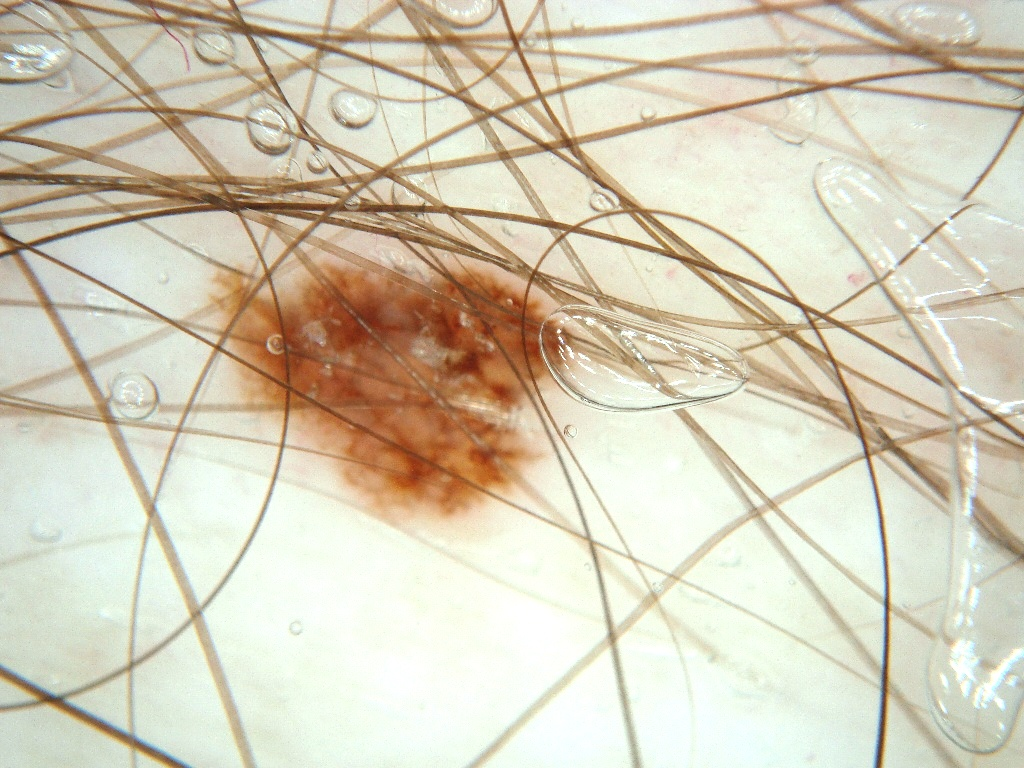
#> input picture Assignments/ML/AddTest/SLA_049.jpg, 1024 x 768 px
$ jupyter execute report.ipynb   (older library calls are emulated)
#> lines starting #> are read from the running program, lines starting #| are printed output that depends on the picture; after the words box and inside, x2 and y2 are one past the last pixel; in counts of white or black regions, pixels touching at a corner belong together
[cell 1]
import numpy as np
import cv2
import pandas as pd

import pickle
from matplotlib import pyplot as plt
import os

from skimage.filters import roberts,sobel,scharr, prewitt
from scipy import ndimage as nd

[cell 2]
img=cv2.imread("AddTest/SLA_049.jpg",0)
#> img: shape (768, 1024); min 27, max 255, mean 205.8
plt.imshow(img,cmap="gray"), plt.xticks([]), plt.yticks([])
plt.show()

[cell 3]
mask=cv2.imread("AddTestGT/SLA_GT_049.png")
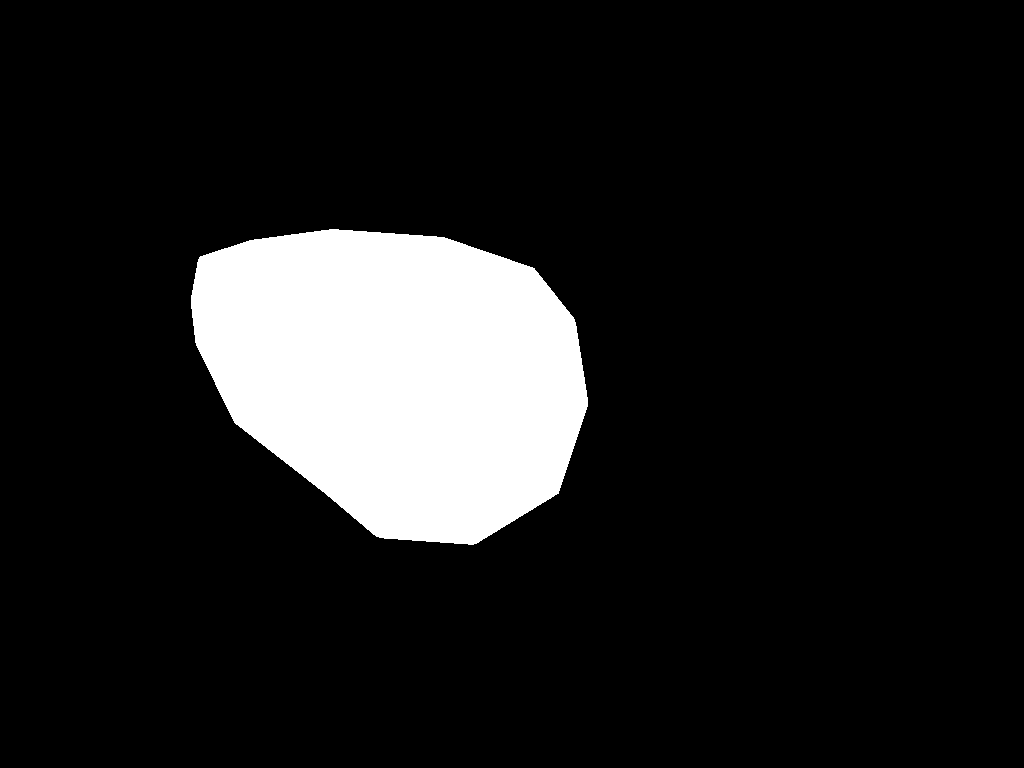
#> input picture Assignments/ML/AddTestGT/SLA_GT_049.png, 1024 x 768 px
#> mask is the input picture: shape (768, 1024, 3); 12% white; 1 white region, box (x1, y1, x2, y2) and area: (191, 229, 588, 545) 94752
plt.imshow(mask), plt.xticks([]), plt.yticks([])
plt.show()

[cell 4]
kernel = cv2.getGaborKernel((9,9),3,1/2. *np.pi,np.pi/4,0.1,0,ktype=cv2.CV_32F)
gabor=cv2.filter2D(img,cv2.CV_8UC3,kernel)
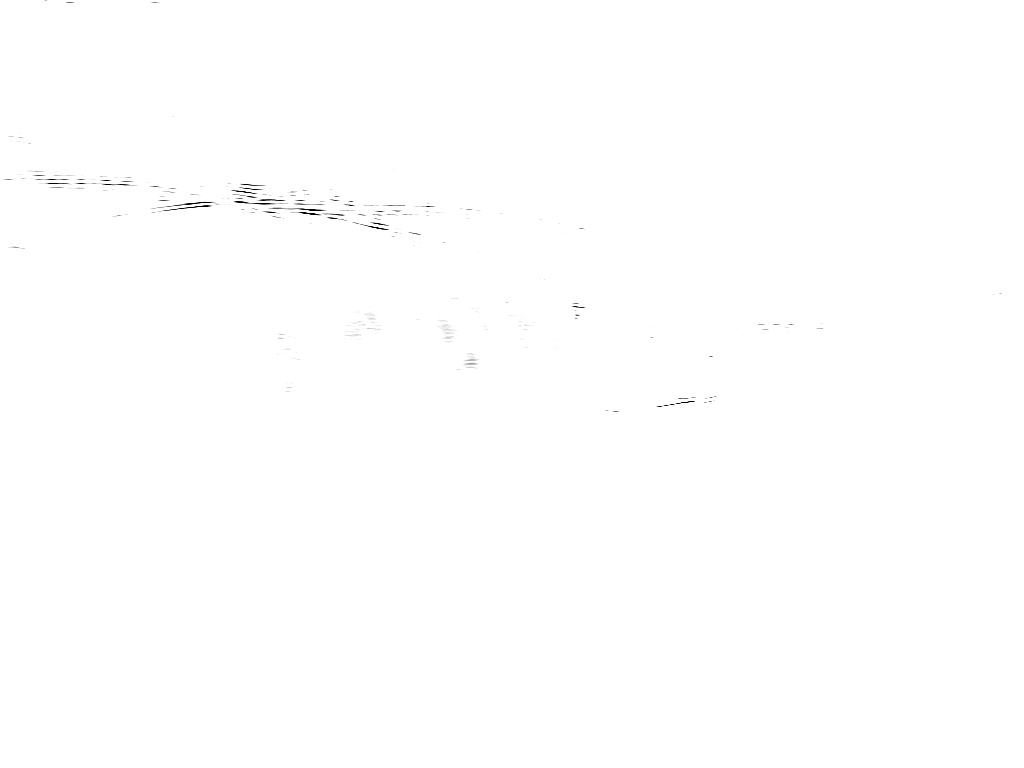
#> gabor: shape (768, 1024); min 0, max 255, mean 254.7
plt.imshow(gabor,cmap="gray"), plt.xticks([]), plt.yticks([])
plt.show()

[cell 5]
canny=cv2.Canny(img,100,200)
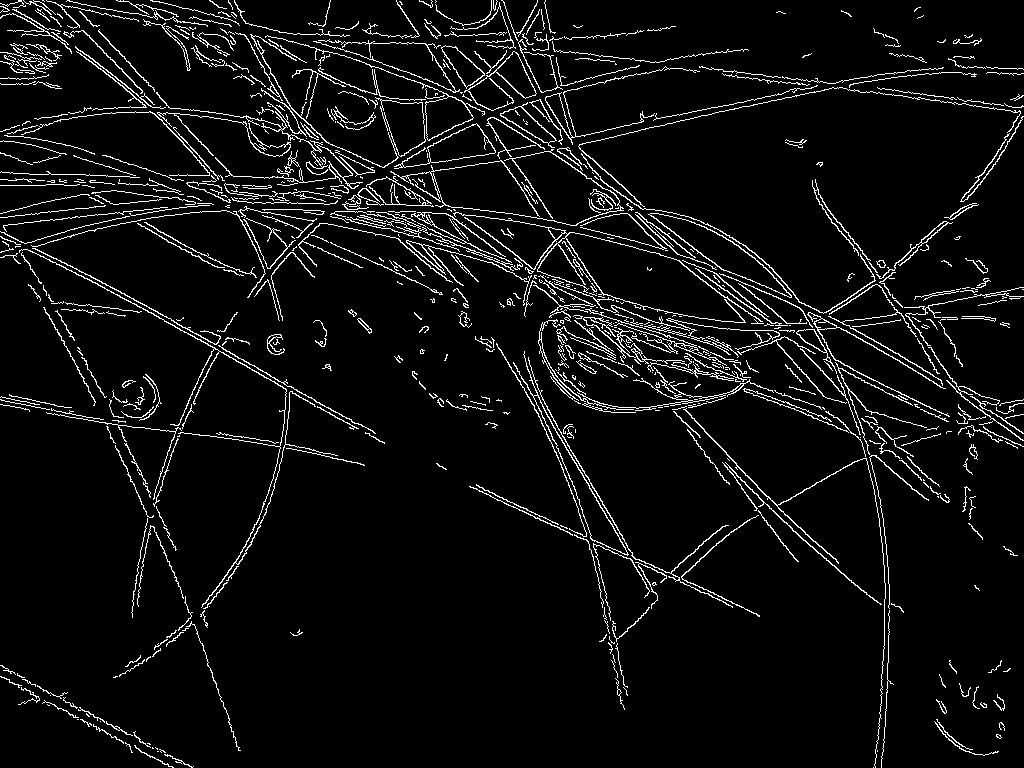
#> canny: shape (768, 1024); 5.8% white in thin lines or dots
plt.imshow(canny,cmap="gray"), plt.xticks([]), plt.yticks([])
plt.show()

[cell 6]
rob=roberts(img)
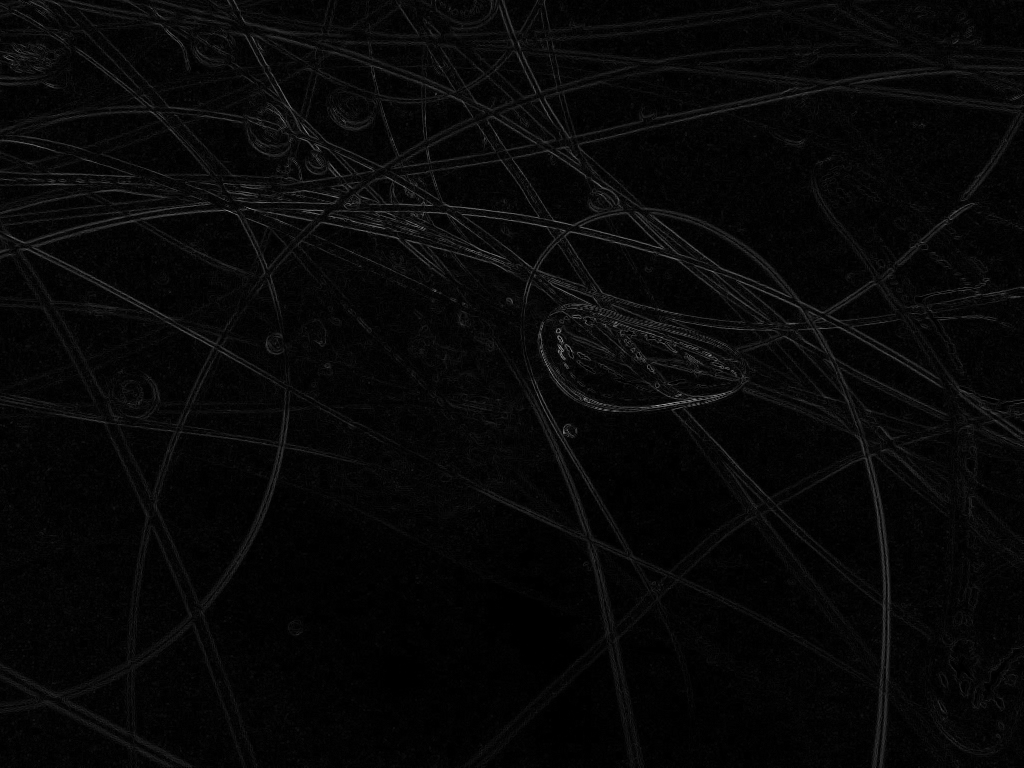
#> rob: shape (768, 1024) float64; min 0, max 0.621, mean 0.0294
plt.imshow(rob,cmap="gray"), plt.xticks([]), plt.yticks([])
plt.show()

[cell 7]
sob=sobel(img)
plt.imshow(sob,cmap="gray"), plt.xticks([]), plt.yticks([])
plt.show()

[cell 8]
sch=scharr(img)
plt.imshow(sch,cmap="gray"), plt.xticks([]), plt.yticks([])
plt.show()

[cell 9]
pre=prewitt(img)
plt.imshow(pre,cmap="gray"), plt.xticks([]), plt.yticks([])
plt.show()

[cell 10]
g3=nd.gaussian_filter(img,sigma=3)
plt.imshow(g3,cmap="gray"), plt.xticks([]), plt.yticks([])
plt.show()

[cell 11]
g7=nd.gaussian_filter(img,sigma=7)
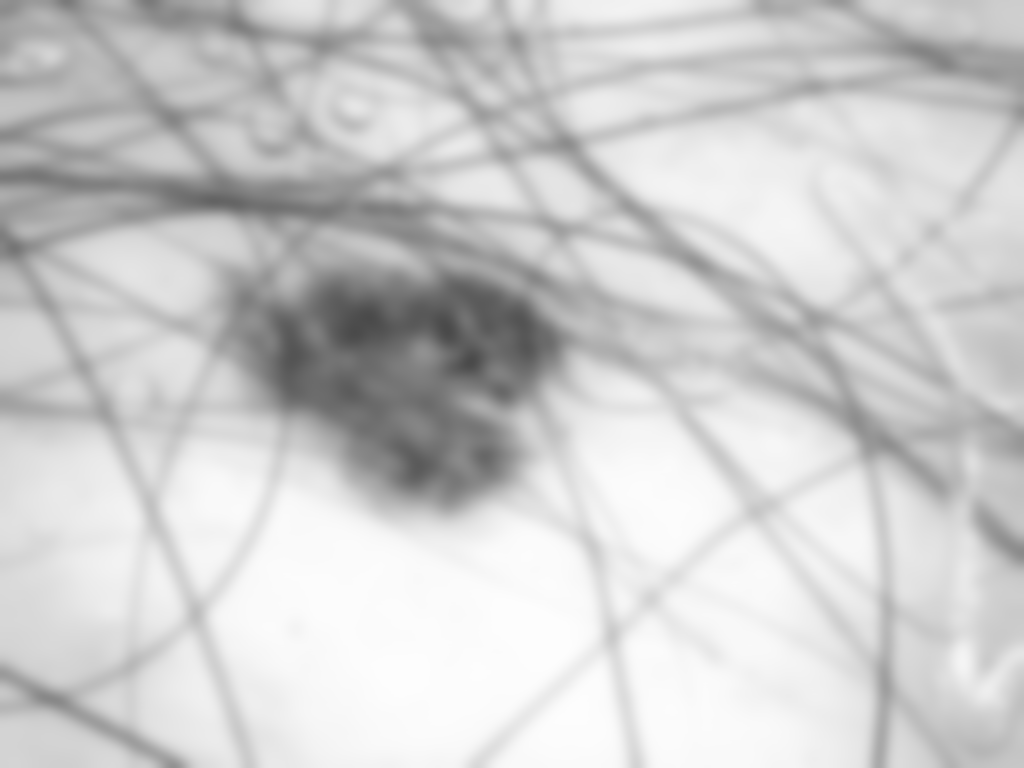
#> g7: shape (768, 1024); min 74, max 253, mean 204.8
plt.imshow(g7,cmap="gray"), plt.xticks([]), plt.yticks([])
plt.show()

[cell 12]
import numpy as np
import matplotlib.pyplot as plt
from PIL import Image

img = Image.open("AddTest/SLA_049.jpg")
#> img: PIL image 1024x768 RGB
M = np.asarray(img)

plt.figure(figsize=(12, 6))
plt.subplot(131), plt.xticks([]), plt.yticks([])

plt.imshow(M[:, :, 0], cmap='Blues', vmin=0, vmax=255)
plt.title("Blue Channel")
plt.subplot(132), plt.xticks([]), plt.yticks([])

plt.imshow(M[:, :, 1], cmap='Greens', vmin=0, vmax=255)
plt.title("Green Channel")
plt.subplot(133), plt.xticks([]), plt.yticks([])

plt.imshow(M[:, :, 2], cmap='Reds', vmin=0, vmax=255)
plt.title("Red Channel")

plt.show()
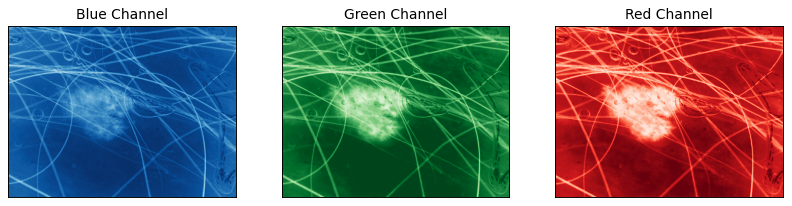
#> figure drawn by matplotlib, 3 panels

[cell 13]
## to extract BGR
gray=cv2.imread("AddTest/SLA_049.jpg",0)
len(gray.reshape(-1))
#> Out = 786432

[cell 14]
img = Image.open("AddTest/SLA_049.jpg")
M = np.asarray(img)
blue =M[:, :, 0].reshape(-1)
len(blue)
#> Out = 786432
